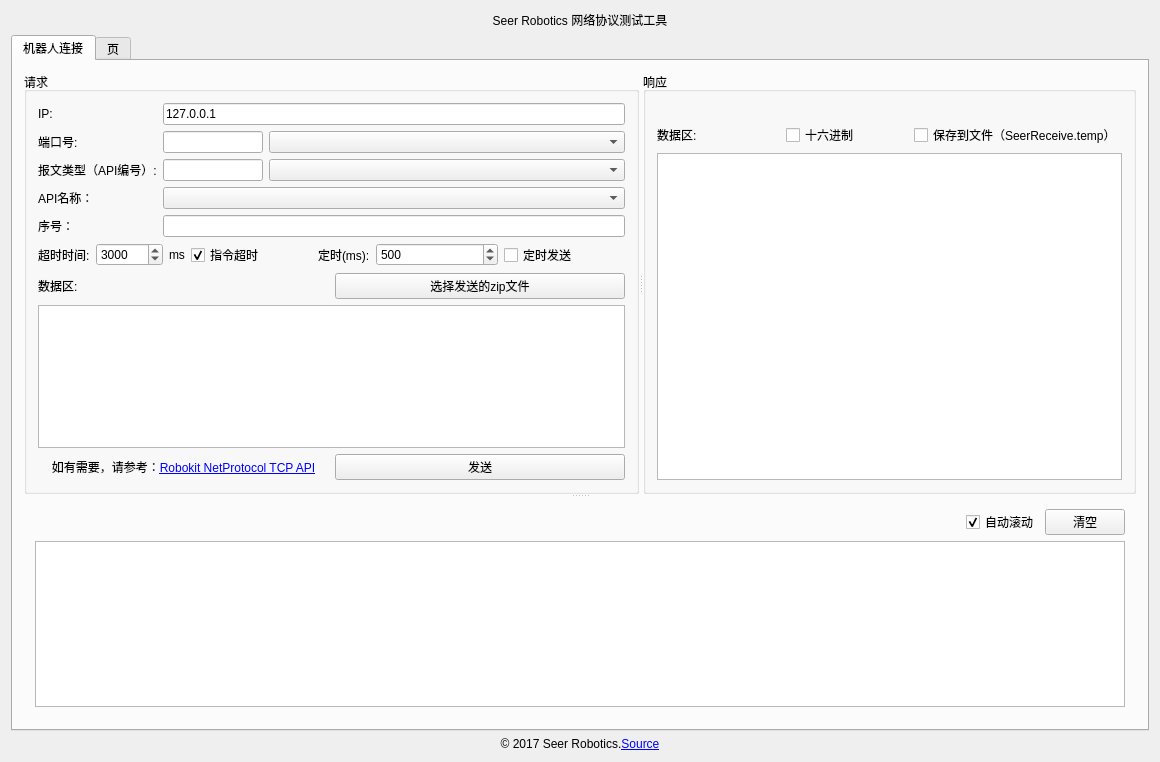
<?xml version="1.0" encoding="UTF-8"?>
<ui version="4.0">
 <class>SCTcpToolWidget</class>
 <widget class="QWidget" name="SCTcpToolWidget">
  <property name="geometry">
   <rect>
    <x>0</x>
    <y>0</y>
    <width>1160</width>
    <height>762</height>
   </rect>
  </property>
  <property name="windowTitle">
   <string>网络协议测试工具</string>
  </property>
  <property name="styleSheet">
   <string notr="true">QWidget{
	
	font: 10pt &quot;微软雅黑&quot;;
}</string>
  </property>
  <layout class="QVBoxLayout" name="verticalLayout_4">
   <item>
    <widget class="QLabel" name="label">
     <property name="styleSheet">
      <string notr="true">font: 18pt &quot;微软雅黑&quot;;</string>
     </property>
     <property name="text">
      <string>Seer Robotics 网络协议测试工具</string>
     </property>
     <property name="alignment">
      <set>Qt::AlignCenter</set>
     </property>
    </widget>
   </item>
   <item>
    <widget class="QTabWidget" name="tabWidget">
     <property name="currentIndex">
      <number>0</number>
     </property>
     <widget class="QWidget" name="tab">
      <attribute name="title">
       <string>机器人连接</string>
      </attribute>
      <layout class="QVBoxLayout" name="verticalLayout_5">
       <item>
        <widget class="QSplitter" name="splitter_2">
         <property name="orientation">
          <enum>Qt::Vertical</enum>
         </property>
         <widget class="QSplitter" name="splitter">
          <property name="orientation">
           <enum>Qt::Horizontal</enum>
          </property>
          <widget class="QGroupBox" name="groupBox">
           <property name="sizePolicy">
            <sizepolicy hsizetype="Preferred" vsizetype="Preferred">
             <horstretch>0</horstretch>
             <verstretch>0</verstretch>
            </sizepolicy>
           </property>
           <property name="title">
            <string>请求</string>
           </property>
           <layout class="QVBoxLayout" name="verticalLayout_2">
            <item>
             <layout class="QFormLayout" name="formLayout">
              <property name="sizeConstraint">
               <enum>QLayout::SetDefaultConstraint</enum>
              </property>
              <item row="0" column="0">
               <widget class="QLabel" name="label_2">
                <property name="text">
                 <string>IP:</string>
                </property>
               </widget>
              </item>
              <item row="0" column="1">
               <widget class="QLineEdit" name="lineEdit_ip">
                <property name="text">
                 <string>127.0.0.1</string>
                </property>
               </widget>
              </item>
              <item row="1" column="0">
               <widget class="QLabel" name="label_3">
                <property name="text">
                 <string>端口号:</string>
                </property>
               </widget>
              </item>
              <item row="2" column="0">
               <widget class="QLabel" name="label_9">
                <property name="text">
                 <string>报文类型（API编号）:</string>
                </property>
               </widget>
              </item>
              <item row="2" column="1">
               <layout class="QHBoxLayout" name="horizontalLayout_10">
                <item>
                 <widget class="QLineEdit" name="lineEdit_sendCommand">
                  <property name="sizePolicy">
                   <sizepolicy hsizetype="Fixed" vsizetype="Fixed">
                    <horstretch>0</horstretch>
                    <verstretch>0</verstretch>
                   </sizepolicy>
                  </property>
                  <property name="maximumSize">
                   <size>
                    <width>100</width>
                    <height>16777215</height>
                   </size>
                  </property>
                  <property name="cursor">
                   <cursorShape>IBeamCursor</cursorShape>
                  </property>
                  <property name="mouseTracking">
                   <bool>false</bool>
                  </property>
                  <property name="text">
                   <string/>
                  </property>
                  <property name="readOnly">
                   <bool>false</bool>
                  </property>
                 </widget>
                </item>
                <item>
                 <widget class="QComboBox" name="comboBox_sendCommand">
                  <property name="sizePolicy">
                   <sizepolicy hsizetype="Expanding" vsizetype="Fixed">
                    <horstretch>0</horstretch>
                    <verstretch>0</verstretch>
                   </sizepolicy>
                  </property>
                 </widget>
                </item>
               </layout>
              </item>
              <item row="1" column="1">
               <layout class="QHBoxLayout" name="horizontalLayout_11">
                <item>
                 <widget class="QLineEdit" name="lineEdit_port">
                  <property name="sizePolicy">
                   <sizepolicy hsizetype="Fixed" vsizetype="Fixed">
                    <horstretch>0</horstretch>
                    <verstretch>0</verstretch>
                   </sizepolicy>
                  </property>
                  <property name="maximumSize">
                   <size>
                    <width>100</width>
                    <height>16777215</height>
                   </size>
                  </property>
                  <property name="cursor">
                   <cursorShape>IBeamCursor</cursorShape>
                  </property>
                  <property name="mouseTracking">
                   <bool>false</bool>
                  </property>
                  <property name="alignment">
                   <set>Qt::AlignLeading|Qt::AlignLeft|Qt::AlignVCenter</set>
                  </property>
                  <property name="readOnly">
                   <bool>false</bool>
                  </property>
                 </widget>
                </item>
                <item>
                 <widget class="QComboBox" name="comboBox_port">
                  <property name="sizePolicy">
                   <sizepolicy hsizetype="Expanding" vsizetype="Fixed">
                    <horstretch>0</horstretch>
                    <verstretch>0</verstretch>
                   </sizepolicy>
                  </property>
                 </widget>
                </item>
               </layout>
              </item>
              <item row="4" column="1">
               <widget class="QLineEdit" name="lineEdit_number"/>
              </item>
              <item row="4" column="0">
               <widget class="QLabel" name="label_4">
                <property name="text">
                 <string>序号：</string>
                </property>
               </widget>
              </item>
              <item row="3" column="0">
               <widget class="QLabel" name="label_13">
                <property name="text">
                 <string>API名称：</string>
                </property>
               </widget>
              </item>
              <item row="3" column="1">
               <widget class="QComboBox" name="comboBox_commandName">
                <property name="sizePolicy">
                 <sizepolicy hsizetype="Expanding" vsizetype="Fixed">
                  <horstretch>0</horstretch>
                  <verstretch>0</verstretch>
                 </sizepolicy>
                </property>
                <property name="cursor">
                 <cursorShape>ArrowCursor</cursorShape>
                </property>
               </widget>
              </item>
             </layout>
            </item>
            <item>
             <layout class="QHBoxLayout" name="horizontalLayout_6">
              <item>
               <layout class="QHBoxLayout" name="horizontalLayout_3">
                <item>
                 <widget class="QLabel" name="label_7">
                  <property name="sizePolicy">
                   <sizepolicy hsizetype="Preferred" vsizetype="Preferred">
                    <horstretch>0</horstretch>
                    <verstretch>0</verstretch>
                   </sizepolicy>
                  </property>
                  <property name="text">
                   <string>超时时间:</string>
                  </property>
                 </widget>
                </item>
                <item>
                 <widget class="QSpinBox" name="spinBox_timeOut">
                  <property name="minimum">
                   <number>100</number>
                  </property>
                  <property name="maximum">
                   <number>99999999</number>
                  </property>
                  <property name="value">
                   <number>3000</number>
                  </property>
                 </widget>
                </item>
                <item>
                 <widget class="QLabel" name="label_8">
                  <property name="text">
                   <string>ms</string>
                  </property>
                 </widget>
                </item>
               </layout>
              </item>
              <item>
               <widget class="QCheckBox" name="checkBox_timeOut">
                <property name="text">
                 <string>指令超时</string>
                </property>
                <property name="checked">
                 <bool>true</bool>
                </property>
               </widget>
              </item>
              <item>
               <widget class="QLabel" name="label_10">
                <property name="sizePolicy">
                 <sizepolicy hsizetype="Fixed" vsizetype="Preferred">
                  <horstretch>0</horstretch>
                  <verstretch>0</verstretch>
                 </sizepolicy>
                </property>
                <property name="text">
                 <string>定时(ms):</string>
                </property>
               </widget>
              </item>
              <item>
               <widget class="QSpinBox" name="spinBox_queryTime">
                <property name="maximum">
                 <number>9999</number>
                </property>
                <property name="value">
                 <number>500</number>
                </property>
               </widget>
              </item>
              <item>
               <widget class="QCheckBox" name="checkBox_queryTime">
                <property name="text">
                 <string>定时发送</string>
                </property>
               </widget>
              </item>
             </layout>
            </item>
            <item>
             <layout class="QHBoxLayout" name="horizontalLayout">
              <item>
               <widget class="QLabel" name="label_5">
                <property name="text">
                 <string>数据区:</string>
                </property>
               </widget>
              </item>
              <item>
               <widget class="QPushButton" name="pushButton_zipFile">
                <property name="text">
                 <string>选择发送的zip文件</string>
                </property>
               </widget>
              </item>
             </layout>
            </item>
            <item>
             <widget class="QTextEdit" name="textEdit_sendData">
              <property name="sizePolicy">
               <sizepolicy hsizetype="Preferred" vsizetype="Expanding">
                <horstretch>0</horstretch>
                <verstretch>0</verstretch>
               </sizepolicy>
              </property>
             </widget>
            </item>
            <item>
             <layout class="QHBoxLayout" name="horizontalLayout_4">
              <item>
               <widget class="QLabel" name="label_11">
                <property name="text">
                 <string>&lt;html&gt;&lt;head/&gt;&lt;body&gt;&lt;p&gt;如有需要，请参考：&lt;a href=&quot;http://docs.seer-robotics.com/robokit_netprotocol/663328&quot;&gt;&lt;span style=&quot; text-decoration: underline; color:#0000ff;&quot;&gt;Robokit NetProtocol TCP API&lt;/span&gt;&lt;/a&gt;&lt;/p&gt;&lt;/body&gt;&lt;/html&gt;</string>
                </property>
                <property name="alignment">
                 <set>Qt::AlignCenter</set>
                </property>
                <property name="openExternalLinks">
                 <bool>true</bool>
                </property>
               </widget>
              </item>
              <item>
               <widget class="QPushButton" name="pushButton_connectAndSend">
                <property name="text">
                 <string>发送</string>
                </property>
               </widget>
              </item>
             </layout>
            </item>
           </layout>
          </widget>
          <widget class="QGroupBox" name="groupBox_2">
           <property name="sizePolicy">
            <sizepolicy hsizetype="Expanding" vsizetype="Expanding">
             <horstretch>0</horstretch>
             <verstretch>0</verstretch>
            </sizepolicy>
           </property>
           <property name="title">
            <string>响应</string>
           </property>
           <layout class="QVBoxLayout" name="verticalLayout">
            <item>
             <widget class="QLabel" name="label_revText">
              <property name="text">
               <string/>
              </property>
             </widget>
            </item>
            <item>
             <layout class="QHBoxLayout" name="horizontalLayout_5">
              <item>
               <widget class="QLabel" name="label_12">
                <property name="text">
                 <string>数据区:</string>
                </property>
               </widget>
              </item>
              <item>
               <widget class="QCheckBox" name="checkBox_revHex">
                <property name="text">
                 <string>十六进制</string>
                </property>
               </widget>
              </item>
              <item>
               <widget class="QCheckBox" name="checkBox_saveFile">
                <property name="text">
                 <string>保存到文件（SeerReceive.temp）</string>
                </property>
               </widget>
              </item>
             </layout>
            </item>
            <item>
             <widget class="QTextEdit" name="textEdit_revData">
              <property name="sizePolicy">
               <sizepolicy hsizetype="Expanding" vsizetype="Expanding">
                <horstretch>0</horstretch>
                <verstretch>0</verstretch>
               </sizepolicy>
              </property>
              <property name="readOnly">
               <bool>true</bool>
              </property>
             </widget>
            </item>
           </layout>
          </widget>
         </widget>
         <widget class="QWidget" name="layoutWidget">
          <layout class="QVBoxLayout" name="verticalLayout_3">
           <item>
            <layout class="QHBoxLayout" name="horizontalLayout_2">
             <item>
              <spacer name="horizontalSpacer">
               <property name="orientation">
                <enum>Qt::Horizontal</enum>
               </property>
               <property name="sizeHint" stdset="0">
                <size>
                 <width>40</width>
                 <height>20</height>
                </size>
               </property>
              </spacer>
             </item>
             <item>
              <widget class="QCheckBox" name="checkBox_automatically">
               <property name="text">
                <string>自动滚动</string>
               </property>
               <property name="checked">
                <bool>true</bool>
               </property>
              </widget>
             </item>
             <item>
              <widget class="QPushButton" name="pushButton_clearInfo">
               <property name="text">
                <string>清空</string>
               </property>
              </widget>
             </item>
            </layout>
           </item>
           <item>
            <widget class="QTextEdit" name="textEdit_info">
             <property name="readOnly">
              <bool>true</bool>
             </property>
            </widget>
           </item>
          </layout>
         </widget>
        </widget>
       </item>
      </layout>
     </widget>
     <widget class="QWidget" name="tab_2">
      <attribute name="title">
       <string>页</string>
      </attribute>
      <widget class="QLineEdit" name="lineEdit_commandName">
       <property name="geometry">
        <rect>
         <x>330</x>
         <y>150</y>
         <width>462</width>
         <height>27</height>
        </rect>
       </property>
       <property name="cursor">
        <cursorShape>ArrowCursor</cursorShape>
       </property>
       <property name="mouseTracking">
        <bool>false</bool>
       </property>
       <property name="readOnly">
        <bool>true</bool>
       </property>
      </widget>
     </widget>
    </widget>
   </item>
   <item>
    <widget class="QLabel" name="label_6">
     <property name="text">
      <string>&lt;html&gt;&lt;head/&gt;&lt;body&gt;&lt;p&gt;© 2017 Seer Robotics.&lt;a href=&quot;https://github.com/seer-robotics/SeerTCPTest&quot;&gt;&lt;span style=&quot; text-decoration: underline; color:#0000ff;&quot;&gt;Source&lt;/span&gt;&lt;/a&gt;&lt;/p&gt;&lt;/body&gt;&lt;/html&gt;</string>
     </property>
     <property name="alignment">
      <set>Qt::AlignCenter</set>
     </property>
     <property name="openExternalLinks">
      <bool>true</bool>
     </property>
    </widget>
   </item>
  </layout>
 </widget>
 <layoutdefault spacing="6" margin="11"/>
 <resources/>
 <connections/>
</ui>
